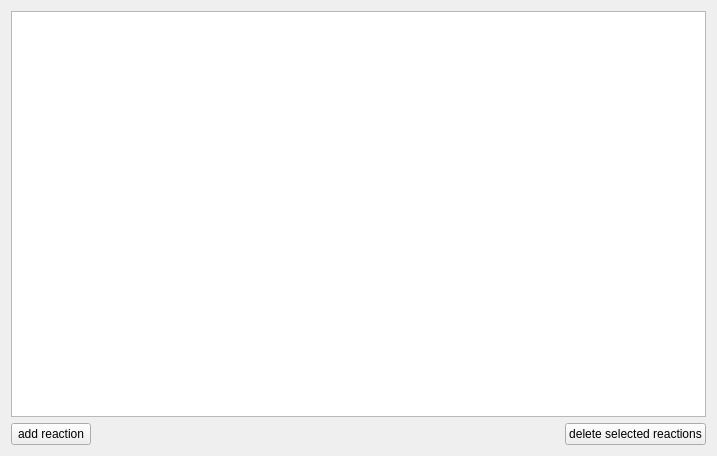
<?xml version="1.0" encoding="UTF-8"?>
<ui version="4.0">
 <class>ReactionWidget</class>
 <widget class="QWidget" name="ReactionWidget">
  <property name="geometry">
   <rect>
    <x>0</x>
    <y>0</y>
    <width>717</width>
    <height>456</height>
   </rect>
  </property>
  <property name="windowTitle">
   <string>Form</string>
  </property>
  <layout class="QVBoxLayout" name="verticalLayout">
   <item>
    <widget class="QTableView" name="reactTableView"/>
   </item>
   <item>
    <layout class="QHBoxLayout" name="horizontalLayout">
     <item>
      <widget class="QPushButton" name="addReactionButton">
       <property name="text">
        <string>add reaction</string>
       </property>
      </widget>
     </item>
     <item>
      <spacer name="horizontalSpacer">
       <property name="orientation">
        <enum>Qt::Horizontal</enum>
       </property>
       <property name="sizeHint" stdset="0">
        <size>
         <width>40</width>
         <height>20</height>
        </size>
       </property>
      </spacer>
     </item>
     <item>
      <widget class="QPushButton" name="deleteReactionsButton">
       <property name="text">
        <string>delete selected reactions</string>
       </property>
      </widget>
     </item>
    </layout>
   </item>
  </layout>
 </widget>
 <resources/>
 <connections/>
</ui>
